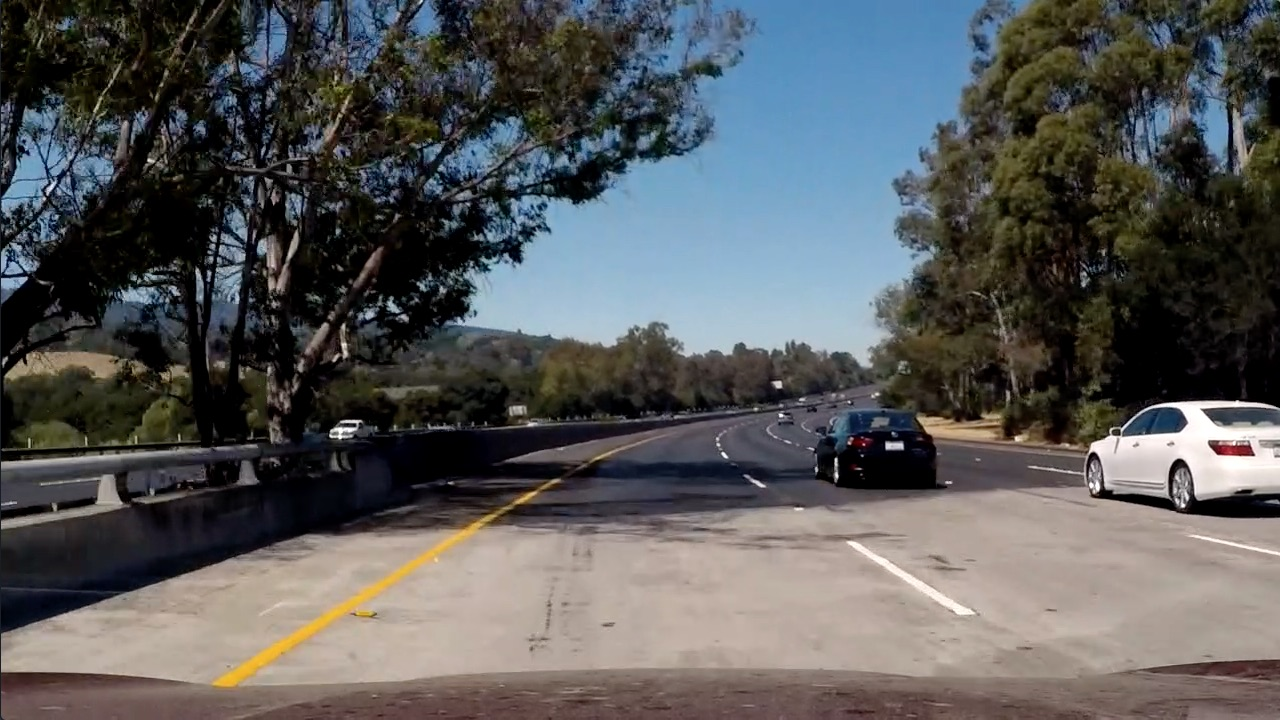
#> input picture test_images/test5.jpg, 1280 x 720 px
$ python sobel.py   (older library calls are emulated)
#> lines starting #> are read from the running program, lines starting #| are printed output that depends on the picture; after the words box and inside, x2 and y2 are one past the last pixel; in counts of white or black regions, pixels touching at a corner belong together
import numpy as np
import cv2
import matplotlib.pyplot as plt
import matplotlib.image as mpimg

def abs_sobel_thresh(img, orient='x', thresh_min=0, thresh_max=255):
    gray = cv2.cvtColor(img, cv2.COLOR_BGR2GRAY)

    if orient == 'x':
        sobel = cv2.Sobel(gray, cv2.CV_64F, 1, 0)
    else:
        sobel = cv2.Sobel(gray, cv2.CV_64F, 0, 1)

    abs_sobel = np.absolute(sobel)

    scaled_sobel = np.uint8(255*abs_sobel/np.max(abs_sobel))

    sbinary = np.zeros_like(scaled_sobel)

    sbinary[(scaled_sobel >= thresh_min) & (scaled_sobel <= thresh_max)] = 1

    return sbinary

path2 = "test_images/"
file = "test5.jpg"
img = cv2.imread(path2+file)
#> img is the input picture: shape (720, 1280, 3); mean B, G, R 89.8, 89.3, 88.5

gradx = abs_sobel_thresh(img, orient='x', thresh_min=20, thresh_max=120)
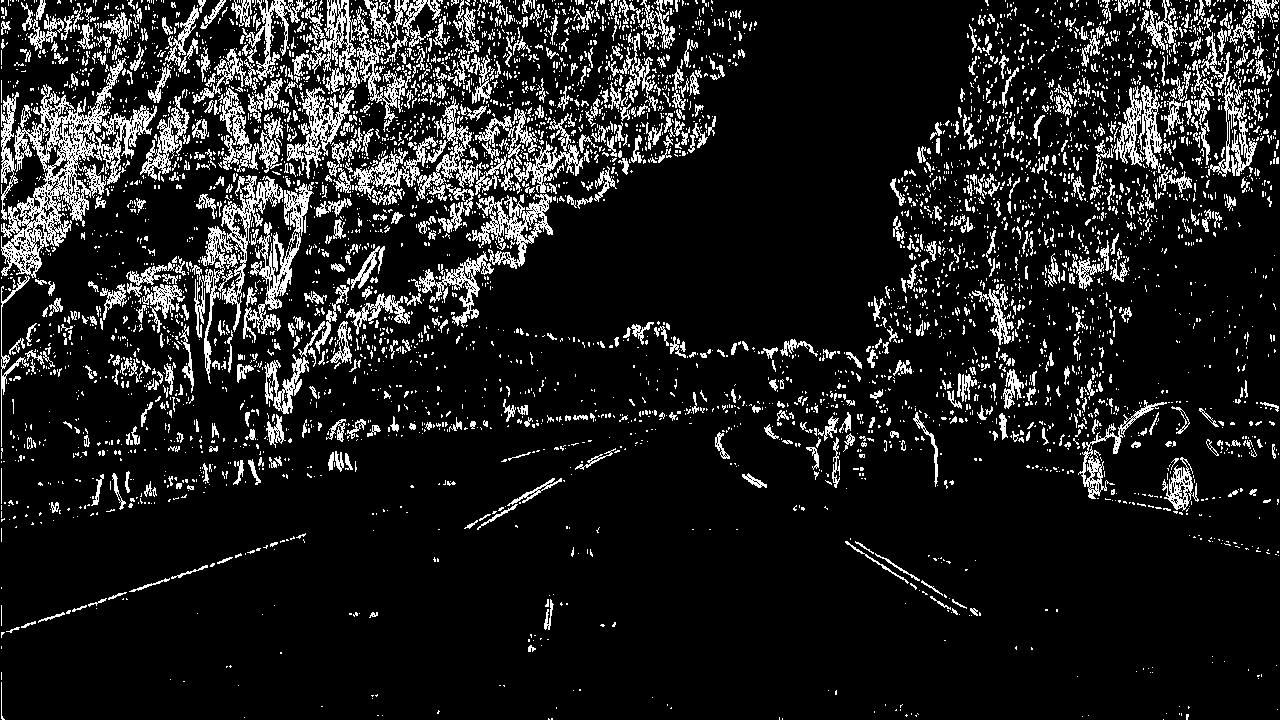
#> gradx: shape (720, 1280); values 0 (black) and 1 (white), 12.4% white in thin lines or dots
grady = abs_sobel_thresh(img, orient='y', thresh_min=20, thresh_max=120)
#> grady: shape (720, 1280); values 0 (black) and 1 (white), 13.3% white in thin lines or dots

plt.imshow(gradx, cmap="gray")
plt.show()

plt.imshow(grady, cmap="gray")
plt.show()


def mag_thresh(img, sobel_kernel=3, mag_thresh=(0, 255)):
    # Convert to grayscale
#> called with sobel_kernel = 9, mag_thresh = (30, 100)
    gray = cv2.cvtColor(img, cv2.COLOR_RGB2GRAY)
    # Take both Sobel x and y gradients
    sobelx = cv2.Sobel(gray, cv2.CV_64F, 1, 0, ksize=sobel_kernel)
    sobely = cv2.Sobel(gray, cv2.CV_64F, 0, 1, ksize=sobel_kernel)
    # Calculate the gradient magnitude
    gradmag = np.sqrt(sobelx**2 + sobely**2)
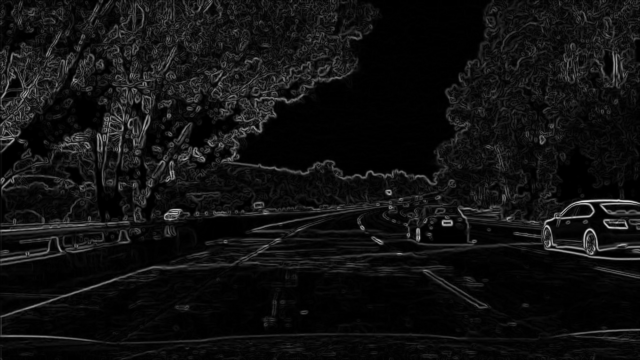
#> gradmag: shape (720, 1280) float64 (shown at 1/2 size); min 0, max 2212137.3, mean 148146.8; drawn with min black and max white
    # Rescale to 8 bit
    scale_factor = np.max(gradmag)/255
#> scale_factor = 8675
    gradmag = (gradmag/scale_factor).astype(np.uint8)
    # Create a binary image of ones where threshold is met, zeros otherwise
    binary_output = np.zeros_like(gradmag)
    binary_output[(gradmag >= mag_thresh[0]) & (gradmag <= mag_thresh[1])] = 1

    # Return the binary image
    return binary_output

mag_binary = mag_thresh(img, sobel_kernel=9, mag_thresh=(30,100))
#> mag_binary: shape (720, 1280); values 0 (black) and 1 (white), 17% white; 1713 white regions (1141 under 20 px), largest, box (x1, y1, x2, y2) and area: (331, 85, 897, 371) 20268, (0, 55, 157, 306) 10244, (798, 365, 1280, 521) 9306

plt.imshow(mag_binary, cmap="gray")
plt.show()

def dir_threshold(img, sobel_kernel=3, thresh=(0, np.pi/2)):
    # Grayscale
#> called with sobel_kernel = 9, thresh = (0.7, 1.3)
    gray = cv2.cvtColor(img, cv2.COLOR_RGB2GRAY)
    # Calculate the x and y gradients
    sobelx = cv2.Sobel(gray, cv2.CV_64F, 1, 0, ksize=sobel_kernel)
    sobely = cv2.Sobel(gray, cv2.CV_64F, 0, 1, ksize=sobel_kernel)
    # Take the absolute value of the gradient direction,
    # apply a threshold, and create a binary image result
    absgraddir = np.arctan2(np.absolute(sobely), np.absolute(sobelx))
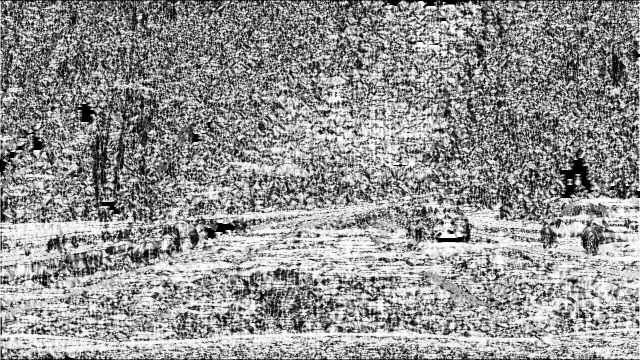
#> absgraddir: shape (720, 1280) float64 (shown at 1/2 size); min 0, max 1.57, mean 0.905; drawn with min black and max white
    binary_output =  np.zeros_like(absgraddir)
    binary_output[(absgraddir >= thresh[0]) & (absgraddir <= thresh[1])] = 1

    # Return the binary image
    return binary_output

dir_binary = dir_threshold(img, sobel_kernel=9, thresh=(0.7,1.3))
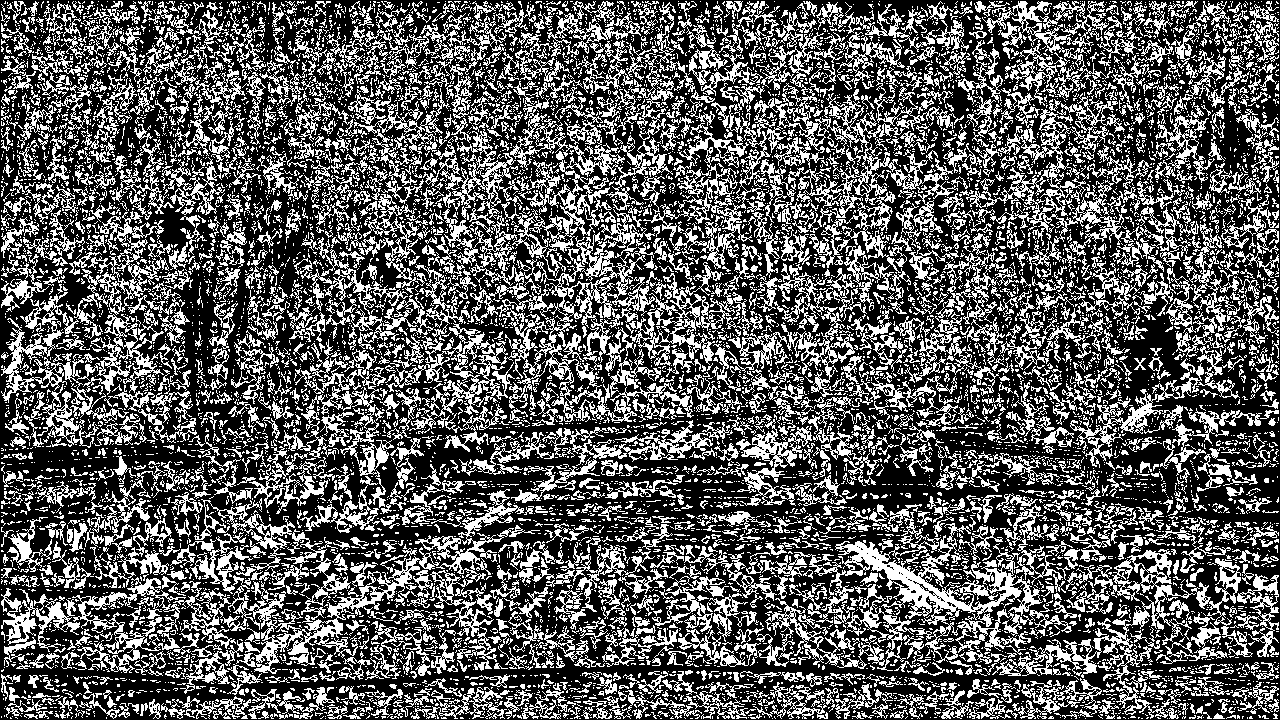
#> dir_binary: shape (720, 1280) float64; values 0 (black) and 1 (white), 35.7% white in thin lines or dots

plt.imshow(dir_binary, cmap="gray")
plt.show()

combined = np.zeros_like(dir_binary)
combined[((gradx==1)&(grady==1))|((mag_binary == 1)&(dir_binary == 1))] = 1

plt.imshow(combined, cmap="gray")
plt.show()
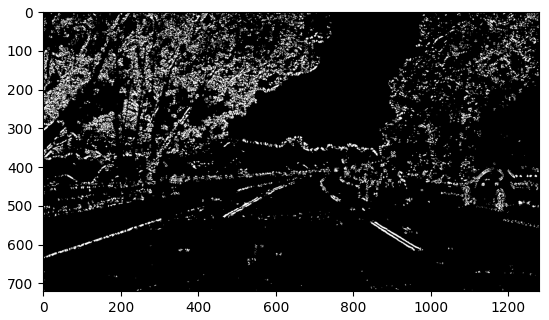
#> figure drawn by matplotlib, 1 panel

$ run again, with test_images/test1.jpg copied over test_images/test5.jpg
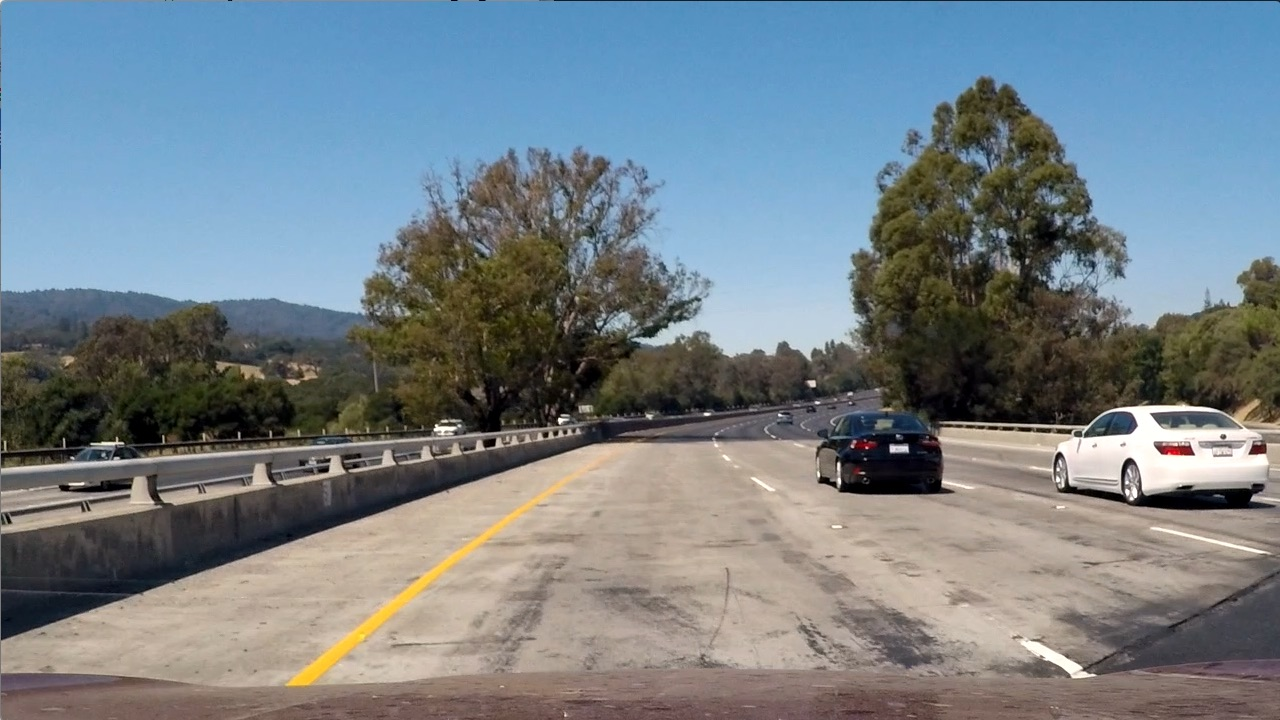
#> input picture test_images/test1.jpg, 1280 x 720 px
#> img is the input picture: shape (720, 1280, 3); mean B, G, R 135.5, 128.7, 117.5
#> `gradx = abs_sobel_thresh(img, orient='x', thresh_min=20, thresh_max=120)`:
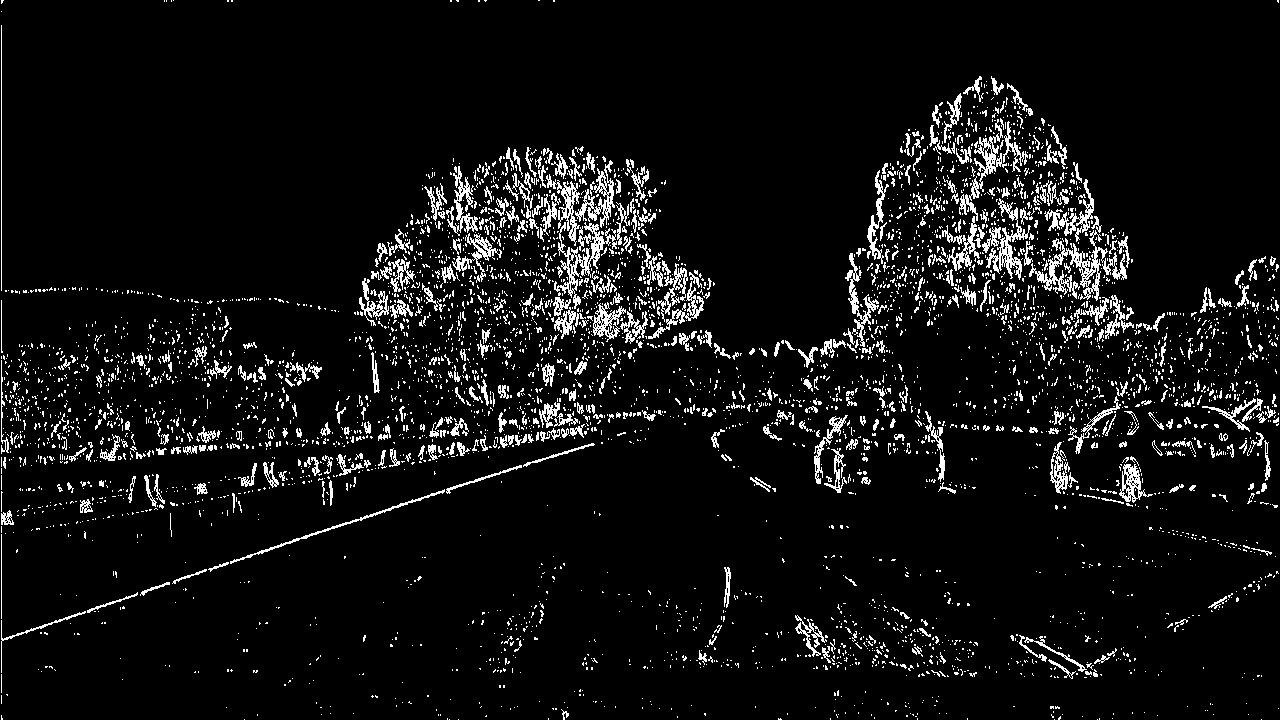
#> gradx: shape (720, 1280); values 0 (black) and 1 (white), 6.7% white in thin lines or dots
#> grady: shape (720, 1280); values 0 (black) and 1 (white), 9.8% white in thin lines or dots
#> scale_factor = 8129.1
#> mag_binary: shape (720, 1280); values 0 (black) and 1 (white), 10.7% white; 1412 white regions (1061 under 20 px), largest, box (x1, y1, x2, y2) and area: (0, 385, 1280, 643) 33592, (540, 74, 1280, 368) 19197, (0, 215, 422, 319) 3580
#> dir_binary: shape (720, 1280) float64; values 0 (black) and 1 (white), 38.4% white in thin lines or dots
#> `plt.show()`:
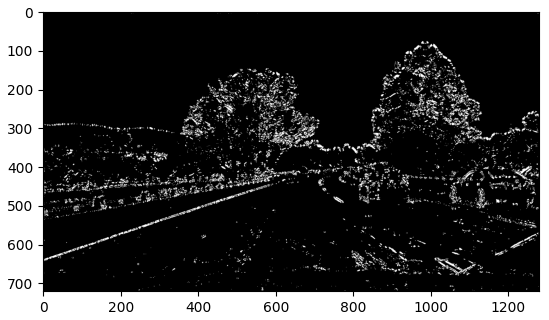
#> figure drawn by matplotlib, 1 panel

$ run again, with test_images/test2.jpg copied over test_images/test5.jpg
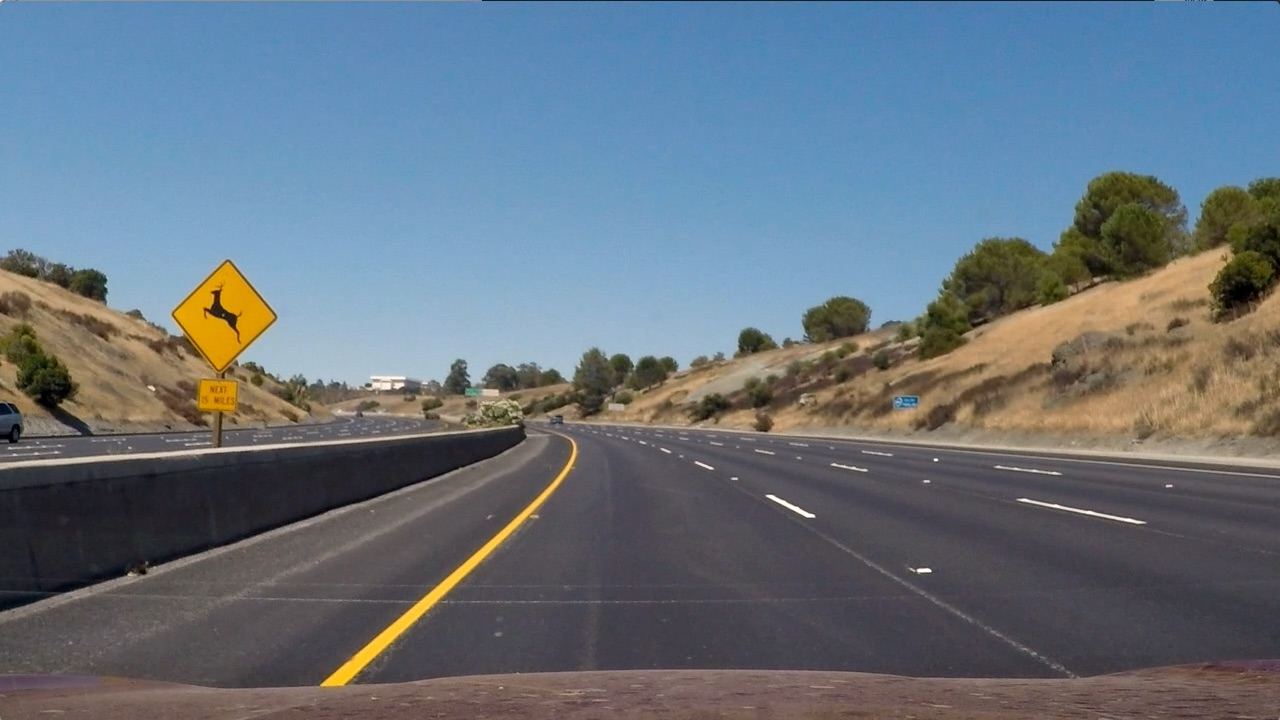
#> input picture test_images/test2.jpg, 1280 x 720 px
#> img is the input picture: shape (720, 1280, 3); mean B, G, R 125.5, 114.6, 102.8
#> `gradx = abs_sobel_thresh(img, orient='x', thresh_min=20, thresh_max=120)`:
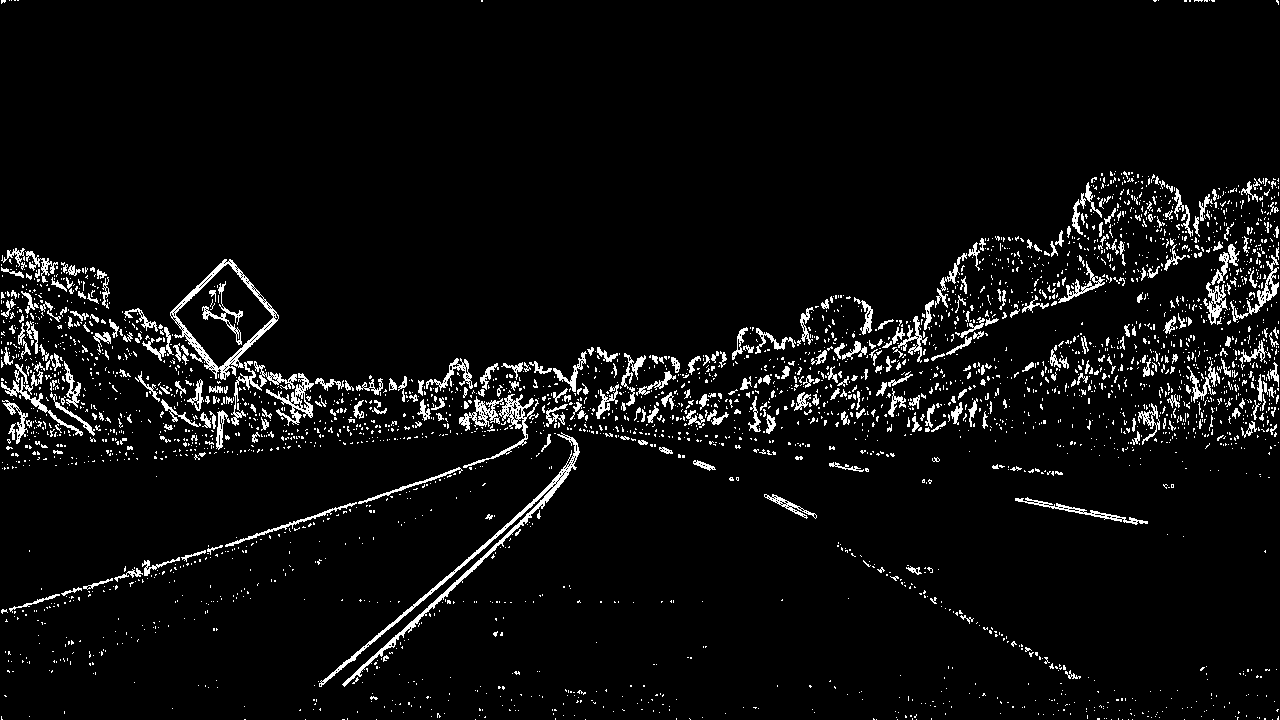
#> gradx: shape (720, 1280); values 0 (black) and 1 (white), 5.1% white in thin lines or dots
#> grady: shape (720, 1280); values 0 (black) and 1 (white), 7.7% white in thin lines or dots
#> scale_factor = 6172.4
#> mag_binary: shape (720, 1280); values 0 (black) and 1 (white), 8.9% white; 901 white regions (663 under 20 px), largest, box (x1, y1, x2, y2) and area: (0, 169, 1280, 610) 49073, (178, 431, 1071, 690) 5597, (905, 330, 1091, 434) 2114
#> dir_binary: shape (720, 1280) float64; values 0 (black) and 1 (white), 40.1% white in thin lines or dots
#> `plt.show()`:
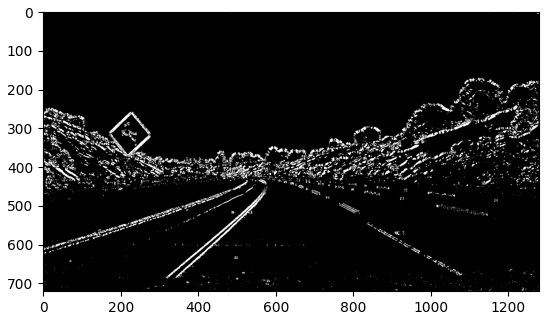
#> figure drawn by matplotlib, 1 panel
